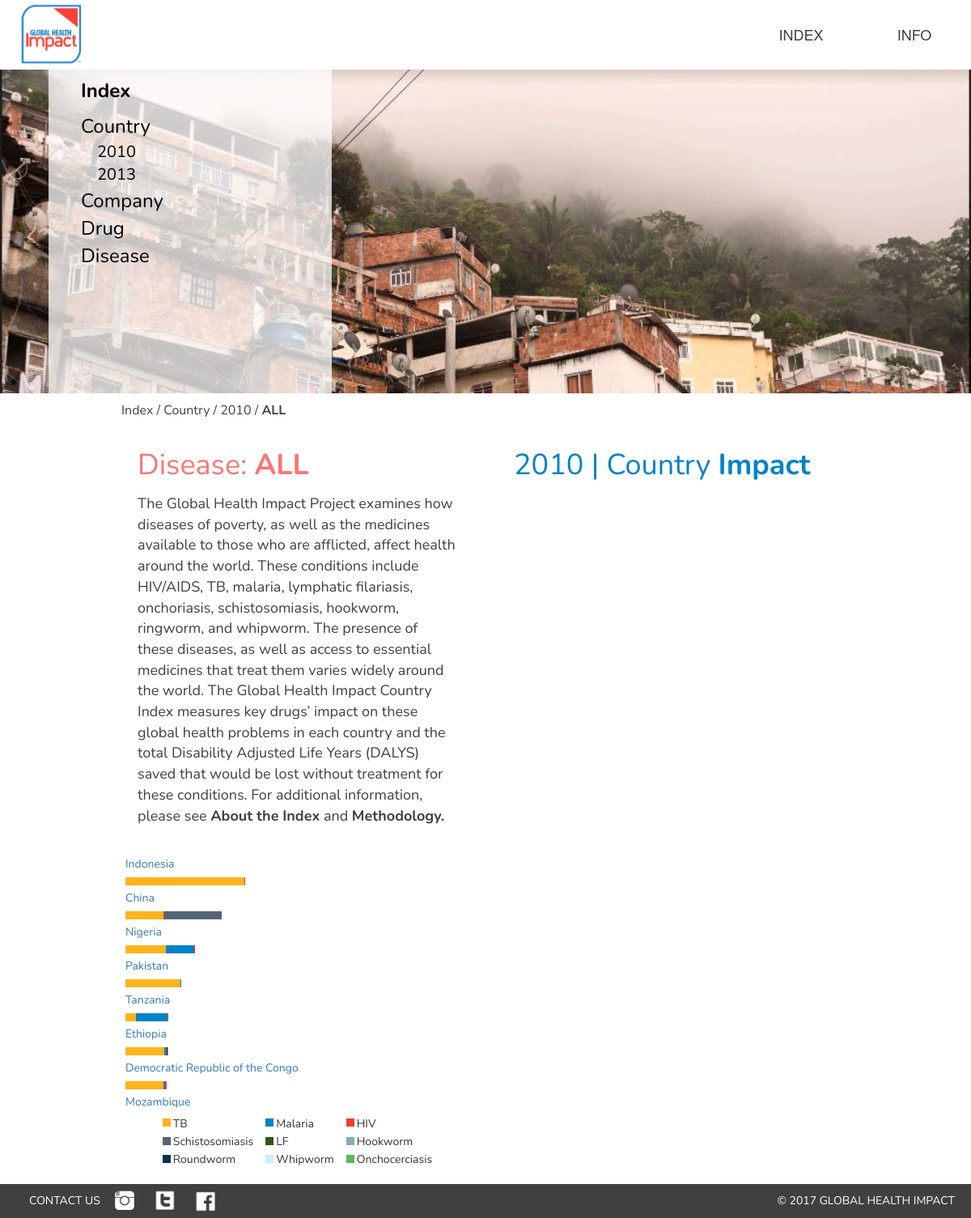
/index/country, run on the app's committed database.
### tables this page shows
CREATE TABLE countryp2010 (country text, total real, tb real, malaria real, hiv real, roundworm real, hookworm real, whipworm real, schistomasis real, lf real);

### flask_app.py (the view)
@app.route('/index/country')
def country():
    print("inside country")
    g.db = connect_db()
    color = []
    year = 2010
    colors = {'tb': '#FFB31C', 'malaria': '#0083CA', 'hiv': '#EF3E2E', 'schistomasis': '#546675', 'lf': '#305516', 'hookworm': '#86AAB9', 'roundworm': '#003452', 'whipworm': '#CAEEFD', 'onchocerciasis': '#5CB85C'}
    isall = 1
    drugg = 'all'
    name = 'ALL'
    br = g.db.execute(' select country, total, tb, malaria, hiv, roundworm, hookworm, whipworm, schistomasis, lf from countryp2010 ')
    cur = g.db.execute(' select country, total, tb, malaria, hiv, roundworm, hookworm, whipworm, schistomasis, lf from country2010 ')
    bars = br.fetchall() # has percentile
    maps = cur.fetchall() # has actual val
    bars = list(filter(lambda x: x[0] != None, bars))
    maps = list(filter(lambda x: x[0] != None, maps))
    mapdata = []
    for row in maps:
        count = row[0]
        score = row[1]
        hor = [count,score]
        mapdata.append(hor)
    sort = []
    sortedlist = sorted(bars, key=lambda xy: xy[1], reverse=True)
    sortedval = sorted(maps, key=lambda x: x[1], reverse=True)
    barlist = []
    i=0
    print("sortedlist")
    for row in sortedlist:
        count = row[0]
        if count is not None and count:
            combrow = [row,sortedval[i],[i]]
            barlist.append(combrow)
            tmp = []
            if sortedval[i][0] is not None and sortedval[i][0]:
                for j in sortedval[i]:
                    tmp.append(j)
                sort.append(tmp)
            i += 1
    speclocate = [year,name,drugg]
    mapdata.insert(0,['Country','Score'])
    sort.append(mapdata)
    g.db.close()
    return render_template('country.html', showindex=1, navsub=1, name=name, color=color, mapdata=mapdata, sortedlist=sortedlist, sortedval = sort, year=year, isall=isall, barlist = barlist, speclocate = speclocate)

### flask_app.py (called while the page is built)
def connect_db():
    return sqlite3.connect('/home/globalhealth/mysite/ghi.db')

@app.before_request
def before_request():
    g.db = connect_db()

@app.after_request
def after_request(response):
    g.db.close()
    return response

@app.teardown_appcontext
def close_connection(exception):
    db = getattr(g, '_database', None)

### templates/country.html (shortened to what this page needs)
{% extends "layout.html" %}
{% block frontimg %}
<img id="fore" src="/static/img/country.png" />
{% endblock %}
{% block content %}
<div class="currentlocation">
<p class="pagetitle">Index / <a href="/index/country" class="pagetitle">Country</a> / <a href="/index/country/{{ speclocate.0 }}/all" class="pagetitle">{{ speclocate.0 }}</a> / <a href="/index/country/{{ speclocate.0 }}/{{ speclocate.2 }}" class="titlebold">{{ speclocate.1 }}</a></p>
</div>
<div class="row" id="scrollhere" onload="func1()">
    <div class="col-sm-6">
        <div class="contentbox">
        <p class="redtxt">Disease: <b>{{ name }}</b></p>
        <p class="txtcontent">The Global Health Impact Project examines how diseases of poverty, as well as the medicines available to those who are afflicted, affect health around the world. These conditions include HIV/AIDS, TB, malaria, lymphatic filariasis, onchoriasis, schistosomiasis, hookworm, ringworm, and whipworm. The presence of these diseases, as well as access to essential medicines that treat them varies widely around the world. The Global Health Impact Country Index measures key drugs’ impact on these global health problems in each country and the total Disability Adjusted Life Years (DALYS) saved that would be lost without treatment for these conditions. For additional information, please see <b>About the Index</b> and <b>Methodology.</b></p>
        </div>
    </div>
    <div class="col-sm-6">
        <div class="contentbox">
        <p class="bluetxt">{{year}} | Country <b>Impact</b></p>
        </div>
    </div>
</div>
<div class="row">
    <div class="col-sm-6">
        <div>
        <div id="chart_div" style="width: 100%; height: 350px; overflow-y: auto;overflow-x: hidden;">
            {% if isall == 1 %}
            {% set count = 0 %}
            {% for cntry in barlist %}
            <a onclick="countryclickAll({{cntry.2}})">
                <div id="" style="padding-top: 2px; font-family: 'Nunito','sans-serif';">{{ cntry.0.0 }}</div>
                <div class="barfloats" style="width: {{ cntry.0.2 }}%;background-color: #FFB31C;"></div>
                <div class="barfloats" style="width: {{ cntry.0.3 }}%;background-color: #0083CA;"></div>
                <div class="barfloats" style="width: {{ cntry.0.8 }}%;background-color: #546675;"></div>
            </a>
            {% endfor %}
            {% endif %}
            </div>
        <div id="pielegend">
            <table style="margin:auto">
                <tr style="float:center">
                    <td style="vertical-align: middle;"><div class="colorbox" style="background-color:#FFB31C;"></div></td>
                    <td style="vertical-align: middle;"class="legendtxt">TB</td>
                    <td style="vertical-align: middle;padding-left:15px;"><div class="colorbox" style="background-color:#0083CA;"></div></td>
                    <td style="vertical-align: middle;"class="legendtxt">Malaria</td>
                    <td style="vertical-align: middle;padding-left:15px"><div class="colorbox" style="background-color:#EF3E2E;"></div></td>
                    <td style="vertical-align: middle;"class="legendtxt">HIV</td>
                </tr>
                <tr style="float:center">
                    <td style="vertical-align: middle;"><div class="colorbox" style="background-color:#546675;"></div></td>
                    <td style="vertical-align: middle;"class="legendtxt">Schistosomiasis</td>
                    <td style="vertical-align: middle;padding-left:15px;"><div class="colorbox" style="background-color:#305516;"></div></td>
                    <td style="vertical-align: middle;"class="legendtxt">LF</td>
                    <td style="vertical-align: middle;padding-left:15px"><div class="colorbox" style="background-color:#86AAB9;"></div></td>
                    <td style="vertical-align: middle;"class="legendtxt">Hookworm</td>
                </tr>
                <tr style="float:center">
                    <td style="vertical-align: middle;"><div class="colorbox" style="background-color:#003452;"></div></td>
                    <td style="vertical-align: middle;"class="legendtxt">Roundworm</td>
                    <td style="vertical-align: middle;padding-left:15px;"><div class="colorbox" style="background-color:#CAEEFD;"></div></td>
                    <td style="vertical-align: middle;"class="legendtxt">Whipworm</td>
                    <td style="vertical-align: middle;padding-left:15px"><div class="colorbox" style="background-color:#5CB85C;"></div></td>
                    <td style="vertical-align: middle;"class="legendtxt">Onchocerciasis</td>
                </tr>
            </table>
        </div><br>
        </div>
    </div>
    <div class="col-sm-6">
    </div>
</div>
{% endblock %}

### templates/layout.html (shortened to what this page needs)
<!DOCTYPE html>
<html lang="eng">
    <head>
        <link href="{{ url_for('static',filename='stylesheet.css') }}" rel="stylesheet">
        <link rel="stylesheet" href="https://maxcdn.bootstrapcdn.com/bootstrap/3.3.7/css/bootstrap.min.css">
    </head>
    <body onLoad=pageScroll()>
    <div id="wholepage">
    <div id="top">
        <a href="/"><img class="logo" src="{{ url_for('static',filename='img/logo.png') }}" alt="Global Health Impact" width="100px" /></a>
        <div id="buttons">
        <div class="dropdown">
        <button id="about" onclick="abtNav()" class="navbtn">INFO</button>
        </div>
        <div class="dropdown">
            <button id="index" onclick="dropNav()" class="navbtn">INDEX</button>
        </div>
        </div>
    </div>
    <div class="par">
    <div class="frontimg">
        {% block frontimg %}{% endblock %}
            {% if showindex == 1 %}
            <div id="navigator">
                <ul style="list-style-type:none;">
                    <li><p class="indxhead">Index</p></li>
                    <li><a class="hh1" href="/index/country">Country</a></li>
                    {% if navsub == 1 %}
                    <a href="#" onclick="yearclick('country2010','country2013')" class="yearbutton">2010</a>
                    <br>
                    <a href="#" onclick="yearclick('country2013','country2010')" class="yearbutton">2013</a>
                    {% endif %}
                    <li><a class="hh1" href="/index/company">Company</a></li>
                    <li><a class="hh1" href="/index/drug">Drug</a></li>
                    <li><a class="hh1" href="/index/disease">Disease</a></li>
                </ul>
            </div>
            {% endif %}
    </div>
</div>
    </div>
        <div class="height" id="maincontentblock">
        <div class="narrow">
            {% block content %}{% endblock %}
        </div>
            <div class="foot">
            <table width=100%;>
                <tr valign="middle">
                    <td id="contact">CONTACT US</td>
                    <td class="socialmedia" align="left"><a href="https://www.instagram.com/gblhealthimpact/"><img src="{{ url_for('static',filename='img/socialmedia-01.png') }}" width="30px" /></a></td>
                    <td class="socialmedia" align="left"><a href="https://twitter.com/GBLHealthImpact"><img src="{{ url_for('static',filename='img/socialmedia-02.png') }}" width="30px" /></a></td>
                    <td class="socialmedia" align="left"><a href="https://www.facebook.com/GlobalHealthImpactProject"><img src="{{ url_for('static',filename='img/socialmedia-04.png') }}" width="30px" /></a></td>
                    <td id="ghi">© 2017 GLOBAL HEALTH IMPACT</td>
                </tr>
            </table>
            </div>
        </div>
    </body>
</html>

### static/stylesheet.css (style rules this page uses)
body { font-family: 'Nunito', sans-serif; }
.logo { padding-left: 20px; padding-top: 5px; padding-bottom: 5px; position: fixed; z-index: 3; }
.navbtn { color: #404040; background-color: #FFFFFF; padding-top: 30px; padding-bottom: 30px; padding-right: 15px; padding-left: 15px; font-size: 18px; border: none; cursor: pointer; vertical-align: middle; position: relative; display: inline-block; float: right; width: 140px; }
#buttons { position: fixed; right: 0; z-index: 2; background-color: #FFFFFF; width: 100vw; }
.dropdown { position: relative; display: block; float: right; z-index: 2; }
#navigator { position: fixed; display: block; background-color: rgba(255,255,255,0.75); overflow-y: auto; top: 85px; width: 350px; z-index: 1; padding-top: 10px; left: 5%; height: calc(100vw * 0.506 + 70px); }
.hh1 { font-size: 24px; color: black; font-family: 'Nunito'; position: relative; }
.yearbutton { font-size: 20px; color: black; font-family: 'Nunito'; position: relative; left: 20px; text-decoration: none; }
.redtxt { font-size: 36px; color: #FF7474; font-family: 'Nunito', sans-serif; }
.bluetxt { font-size: 36px; color: #0083C4; font-family: 'Nunito', sans-serif; }
.contentbox { padding: 20px; }
.txtcontent { font-size: 18px; color: #404040; font-family: 'Nunito', sans-serif; }
#fore { position: fixed; z-index: 1; width: 100vw; }
.frontimg { width: 100vw; position: absolute; top: 85px; }
.narrow { max-width: 900px; margin: auto 0; top: 90%; margin: auto; background: #FFFFFF; z-index: 2; display: block; position: relative; }
.height { z-index: 1; top: calc(80vw * 0.506); position: relative; background: #FFFFFF; overflow: hidden; }
.foot { background-color: #404040; color: #FFFFFF; font-family: 'Nunito', sans-serif; display: block; position: relative; }
#ghi { text-align: right; padding-right: 20px; }
#contact { padding-left: 3vw; margin: auto 0; padding-right: 5px; width: 1px; white-space: nowrap; }
.socialmedia { text-align: center; width: 50px; padding-top: 5px; padding-bottom: 5px; }
.par { z-index:1; }
#chart_div { width: 100%; max-height: 325px; overflow-y: auto; overflow-x: hidden; padding:5px; }
.barfloats { height: 10px; display: inline-block; font-size: 0; margin-right:-4px; }
.pagetitle { position:relative; font-family: 'Nunito', sans-serif; color:#404040; font-size:16px; }
.titlebold { position:relative; font-weight:bold; font-family: 'Nunito', sans-serif; color:#404040; font-size:16px; }
.currentlocation { margin-top:10px; }
.legendtxt { font-size: 14px; display: inline-block; font-family: 'Nunito', sans-serif; text-align: center; padding-left:3px; }
.colorbox { width:10px; height:10px; display:inline-block; float:left; }
.indxhead { font-size: 24px; color: black; font-weight: bold; font-family: 'Nunito'; }

### data on the page
countryp2010: country "Indonesia", tb 34.527 (drawn)
countryp2010: country "China", schistomasis 16.8388 (drawn)
countryp2010: country "Nigeria", tb 11.8634 (drawn), malaria 8.06692 (drawn)
countryp2010: country "Pakistan", tb 16.0168 (drawn)
countryp2010: country "Tanzania", tb 3.02792 (drawn), malaria 9.18427 (drawn)
countryp2010: country "Ethiopia", tb 11.3725 (drawn)
countryp2010: country "Democratic Republic of the Congo", malaria 0.645104 (drawn)
countryp2010: country "Mozambique"

### other printed values
{{ speclocate.0 }} "2010"
{{ speclocate.1 }} "ALL"
{{ name }} "ALL"
{{ year }} "2010"
